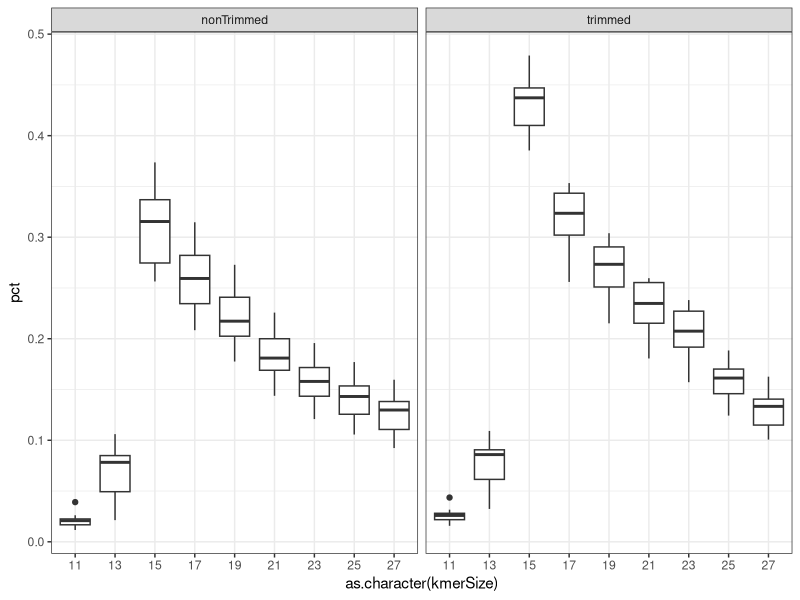
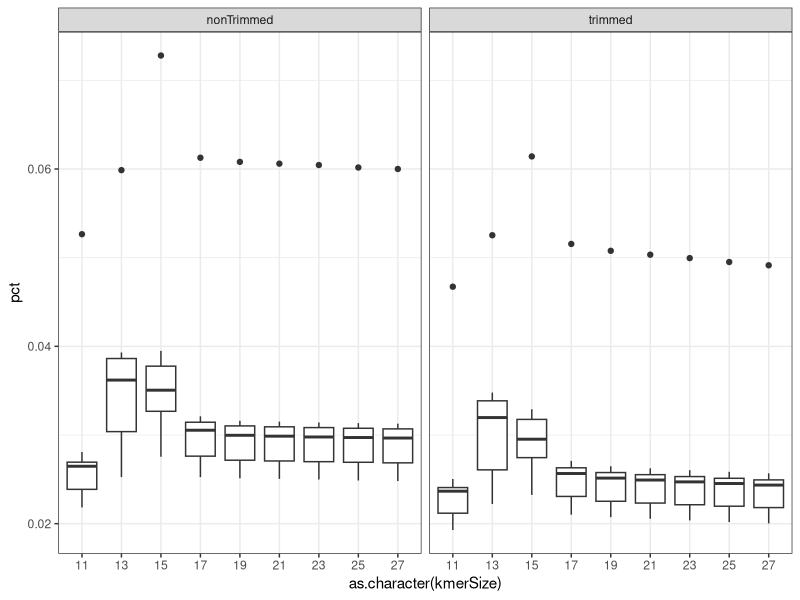

These charts were generated, in order, by the following R code:
# alorenzetti April 2020

# this script will take the kmer test outputs and plot

# loading libs
library(tidyverse)
theme_set(theme_bw())

# reading results file for riboseq exp
cols=c("kmerSize","libName","isTrimmed","totalReads","psAlnReads")
ribo = read_delim("kmerResultsRiboSeq.txt", delim = " ", col_names = F)
colnames(ribo) = cols

# creating percentage attribute in relation to nonTrimmed total
nonTrimmed = ribo %>% filter(isTrimmed == "nonTrimmed")
trimmed = ribo %>% filter(isTrimmed == "trimmed")

nonTrimmed$pct = nonTrimmed$psAlnReads/nonTrimmed$totalReads
trimmed$pct = trimmed$psAlnReads/nonTrimmed$totalReads

# binding tibbles
ribo = bind_rows(nonTrimmed, trimmed)

# plotting
ggplot(ribo, aes(x=as.character(kmerSize), y=pct)) +
  geom_boxplot() +
  facet_grid(. ~ isTrimmed)

# doing it for total rna libraries
cols=c("kmerSize","libName","isTrimmed","totalReads","psAlnReads")
ribo = read_delim("kmerResultsTotalRNA.txt", delim = " ", col_names = F)
colnames(ribo) = cols

# creating percentage attribute in relation to nonTrimmed total
nonTrimmed = ribo %>% filter(isTrimmed == "nonTrimmed")
trimmed = ribo %>% filter(isTrimmed == "trimmed")

nonTrimmed$pct = nonTrimmed$psAlnReads/nonTrimmed$totalReads
trimmed$pct = trimmed$psAlnReads/nonTrimmed$totalReads

# binding tibbles
ribo = bind_rows(nonTrimmed, trimmed)

# plotting
ggplot(ribo, aes(x=as.character(kmerSize), y=pct)) +
  geom_boxplot() +
  facet_grid(. ~ isTrimmed)